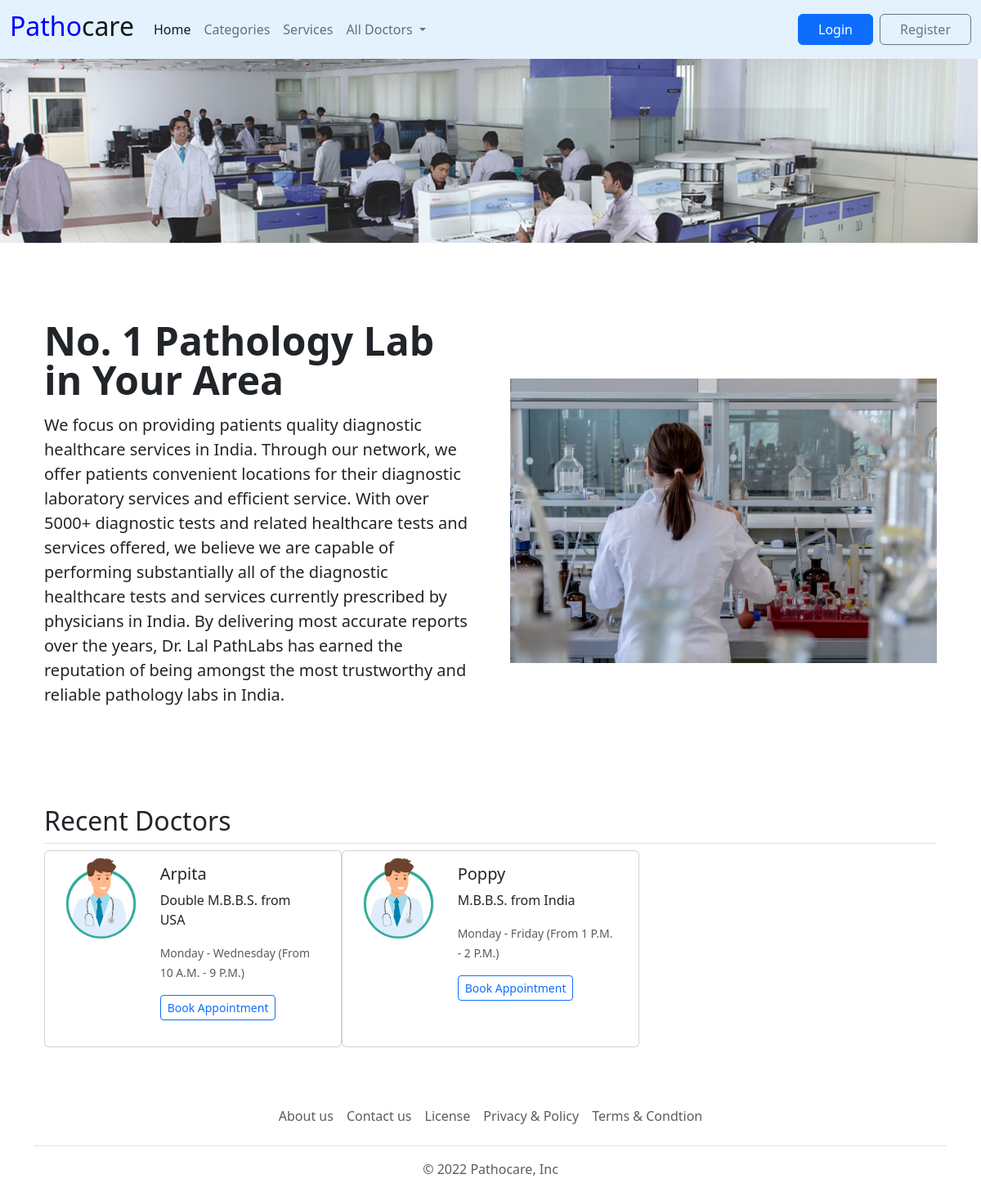
The app's page /, older data.
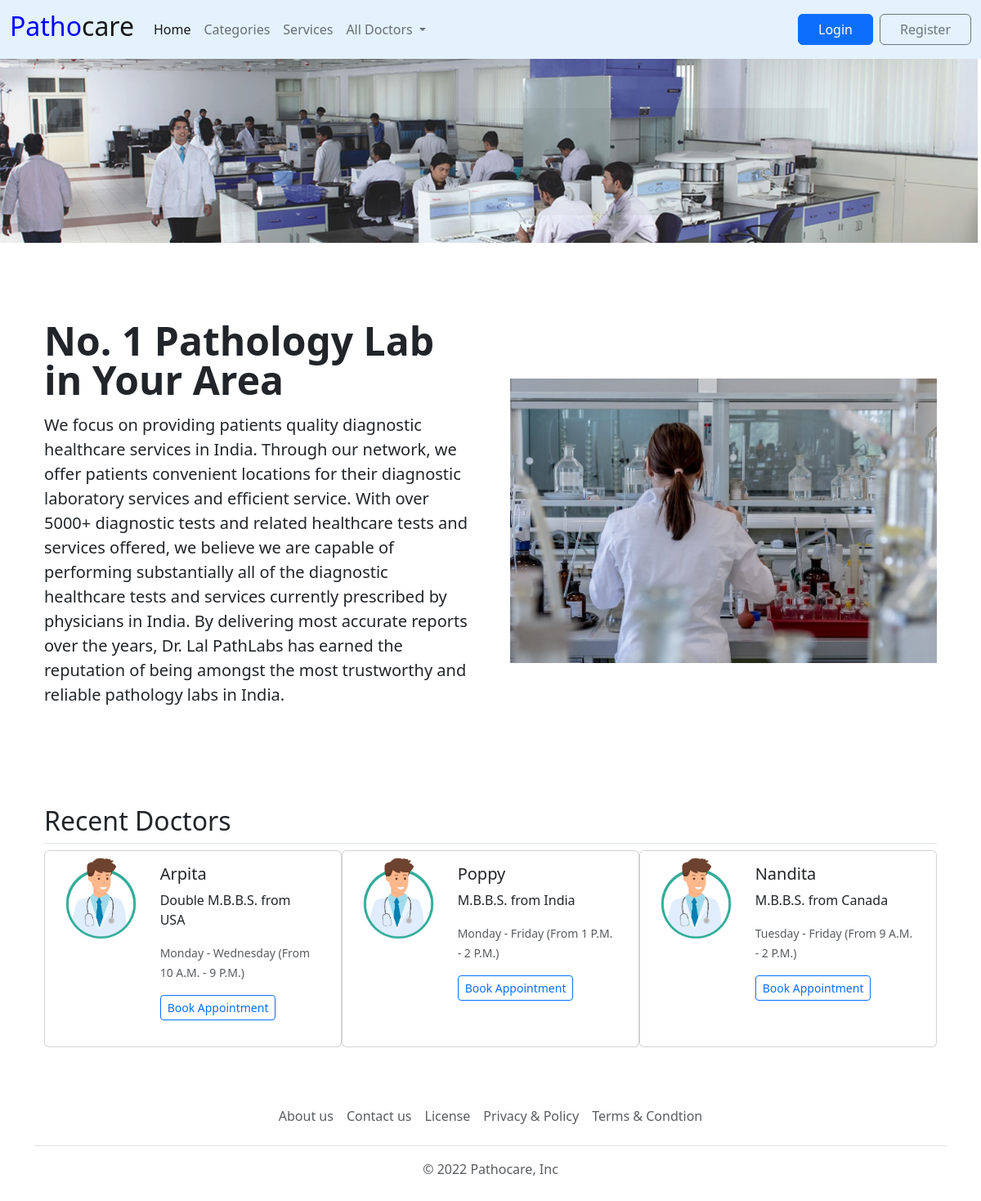
The same page, newer data.
### tables this page shows
CREATE TABLE `doctors` (
  `id` int(5) NOT NULL,
  `name` varchar(250) NOT NULL,
  `registration_number` varchar(250) NOT NULL,
  `phone_number` varchar(250) NOT NULL,
  `time` varchar(250) NOT NULL,
  `degree` varchar(250) NOT NULL,
  `category` varchar(250) NOT NULL
);

### connect.php (called while the page is built, shortened)
<?php
        $site_url="http://localhost/pathocare";
?>

### auth.php (called while the page is built, shortened)
<?php
 require('connect.php');
 $login=0;
?>

### index.php (the view, shortened to what this page needs)
<?php
    require_once('auth.php');
?>
<!DOCTYPE html>
<html lang="en">
  <head>
    <link rel="stylesheet" href="css/bootstrap.min.css" />
    <link
      rel="stylesheet"
      href="https://cdnjs.cloudflare.com/ajax/libs/font-awesome/6.1.1/css/all.min.css"
    />
    <?php require_once('header.php'); ?>
  </head>
  <body>
    <main>
      <img src="img/ab_banner.jpg" width="99.7%" >
      <div class="container col-xxl-8 px-4 py-5">
        <div class="row flex-lg-row-reverse align-items-center g-5 py-5">
          <div class="col-10 col-sm-8 col-lg-6">
            <img src="img/img1.jpg" class="d-block mx-lg-auto img-fluid" alt="Bootstrap Themes" width="700" height="500" loading="lazy">
          </div>
          <div class="col-lg-6">
            <h1 class="display-5 fw-bold lh-1 mb-3">No. 1 Pathology Lab in Your Area</h1>
            <p class="lead">We focus on providing patients quality diagnostic healthcare services in India. Through our network, we offer patients convenient locations for their diagnostic laboratory services and efficient service. With over 5000+ diagnostic tests and related healthcare tests and services offered, we believe we are capable of performing substantially all of the diagnostic healthcare tests and services currently prescribed by physicians in India. By delivering most accurate reports over the years, Dr. Lal PathLabs has earned the reputation of being amongst the most trustworthy and reliable pathology labs in India.
</p>
          </div>
        </div>
      </div>
      <div class="container px-4 py-2" id="hanging-icons">
        <h2 class="pb-2 border-bottom">Recent Doctors</h2>
        <div class="container">
  <div class="row row-cols-3">
  <?php
            $sql="SELECT * FROM doctors";
            $result_doctors=$connect->query($sql);
            if ($result_doctors->num_rows>0) {
              while($ru=$result_doctors->fetch_assoc()):
  ?>
            <div class="card mb-3" style="max-width: 540px;">
            <div class="row g-0">
                <div class="col-md-4">
                <img src="img/doc1.jpg" class="img-fluid rounded-start" alt="...">
                </div>
                <div class="col-md-8">
                    <div class="card-body">
                        <h5 class="card-title"><?php echo $ru['name']; ?></h5>
                        <p class="card-text"><?php echo $ru['degree']; ?></p>
                        <p class="card-text"><small class="text-muted"><?php echo $ru['time']; ?></small></p>
                        <p><a href="<?php echo $site_url; ?>/pages/book.php?id=<?php echo $ru['id']; ?>" type="button" class="btn btn-outline-primary btn-sm">Book Appointment</a></p>
                    </div>
                </div>
            </div>
            </div>
                <?php endwhile; ?>
                <?php
                }else{
                 echo "No Data Found!";
                 } ?>
</div>
</div>
      </div>
    </main>
    <?php require_once('footer.php'); ?>
  </body>
</html>

### header.php (shortened to what this page needs)
<link rel="stylesheet" href="../css/bootstrap.min.css" />
<link
      rel="stylesheet"
      href="https://cdnjs.cloudflare.com/ajax/libs/font-awesome/6.1.1/css/all.min.css"
    />
<nav class="navbar navbar-expand-lg" style="background-color: #e3f2fd;">
  <div class="container-fluid">
    <a class="navbar-brand" href="#"><h2><span style="color:blue">Patho</span>care</h2></a>
    <div class="collapse navbar-collapse" id="navbarSupportedContent">
      <ul class="navbar-nav me-auto mb-2 mb-lg-0">
        <li class="nav-item">
          <a class="nav-link active" aria-current="page" href="<?php echo $site_url; ?>">Home</a>
        </li>
        <li class="nav-item">
          <a class="nav-link" href="<?php echo $site_url; ?>/pages/categories.php">Categories</a>
        </li>
        <li class="nav-item">
          <a class="nav-link" href="<?php echo $site_url; ?>/pages/services.php">Services</a>
        </li>
        <li class="nav-item dropdown">
          <a class="nav-link dropdown-toggle" href="#" id="navbarDropdown" role="button" data-bs-toggle="dropdown" aria-expanded="false">
            All Doctors
          </a>
        </li>
      </ul>
      <?php
      if($login!=1){
      ?>
      <a type="button" class="btn btn-primary px-4 me-md-2" href="<?php echo $site_url; ?>/login.php">Login</a>
      <a type="button" class="btn btn-outline-secondary px-4"  href="<?php echo $site_url; ?>/register.php">Register</a>
      <?php
        }
      ?>
    </div>
  </div>
</nav>

### footer.php
<footer class="py-3 my-4">
      <div class="container">
        <ul class="nav justify-content-center border-bottom pb-3 mb-3">
          <li class="nav-item">
            <a href="<?php echo $site_url; ?>/pages/about.php" class="nav-link px-2 text-muted">About us</a>
          </li>
          <li class="nav-item">
            <a href="<?php echo $site_url; ?>/pages/contact.php" class="nav-link px-2 text-muted">Contact us</a>
          </li>
          <li class="nav-item">
            <a href="<?php echo $site_url; ?>/pages/license.php" class="nav-link px-2 text-muted">License</a>
          </li>
          <li class="nav-item">
            <a href="<?php echo $site_url; ?>/pages/privacy.php" class="nav-link px-2 text-muted">Privacy & Policy</a>
          </li>
          <li class="nav-item">
            <a href="<?php echo $site_url; ?>/pages/term.php" class="nav-link px-2 text-muted">Terms & Condtion</a>
          </li>
        </ul>
        <p class="text-center text-muted">© 2022 Pathocare, Inc</p>
      </div>
    </footer>

Row changes from the older to the newer data that the page shows:
added doctors: name "Nandita", degree "M.B.B.S. from Canada", time "Tuesday - Friday (From 9 A.M. - 2 P.M.)"
